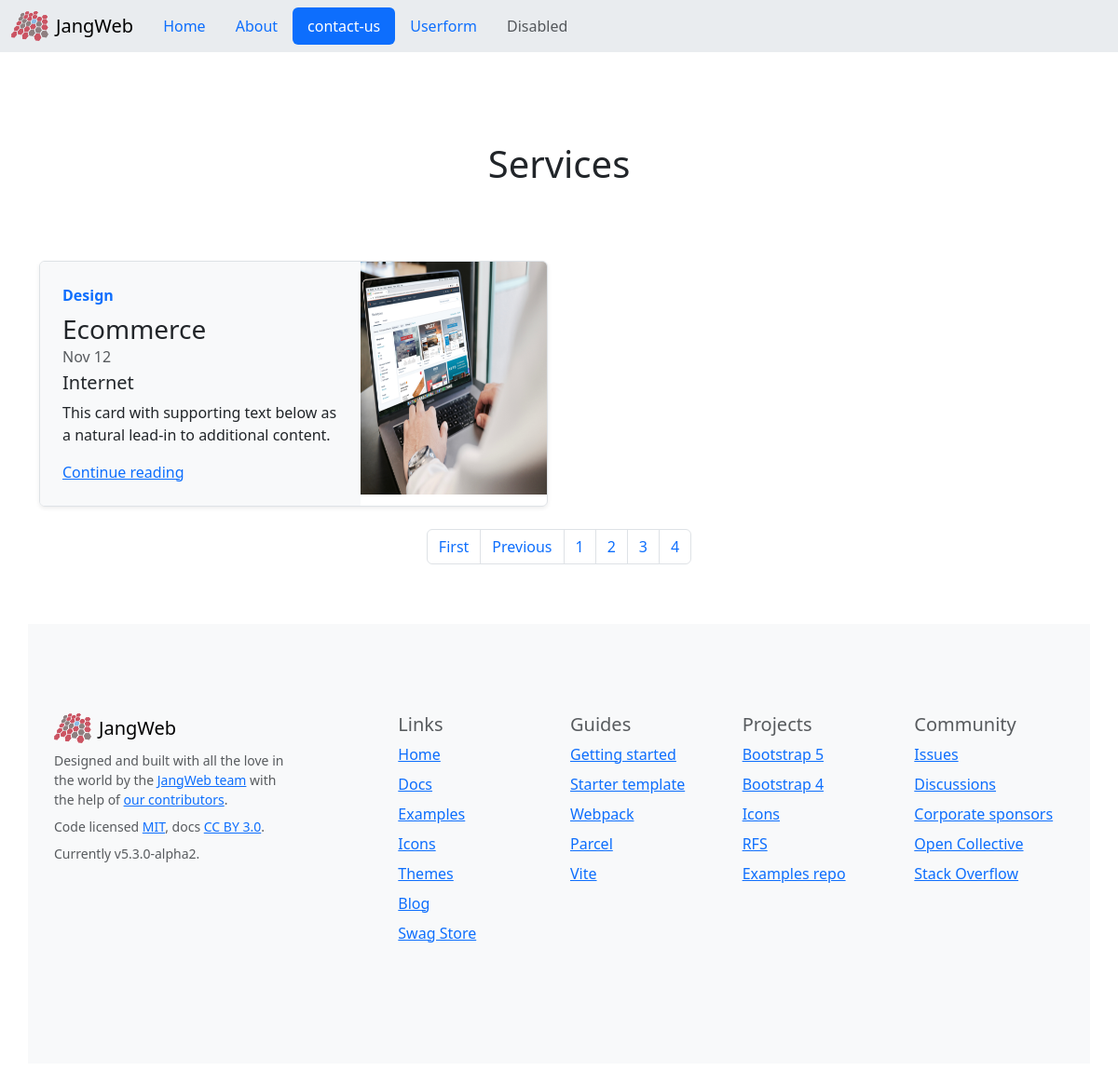
/contact-us/?page=4, run on the app's committed database.
### services/models.py (models this page shows)
class services(models.Model):
    services_pic=models.CharField(max_length=50)
    servicew_title=models.CharField(max_length=50)
    services_des=models.TextField()
    services_links=models.CharField(max_length=100)
    services_mini_title=models.CharField(max_length=50)

### JangWeb/views.py (the view)
# urls.py: path('contact-us/',views.contactUs,name="contact-us"),
def contactUs(request):
    servicesData=services.objects.all()
    pagi=Paginator(servicesData,1)
    page_num=request.GET.get('page')
    final_data=pagi.get_page(page_num)
    last_page=final_data.paginator.num_pages
    data={
        'servicesData':final_data,
        'last_page':last_page,
        'total_page_list':[L+1 for L in range(last_page)],
    }
    return render(request,"contact-us.html",data)

### templates/contact-us.html (shortened to what this page needs)
{% extends 'base.html' %}
{% block content %}
    <div class=container >
      <div class="title text-center py-4 py-md-5 mt-5">
        <h1 class="mb-10">Services</h1>
      </div>
    <div class="row mb-2 mt-4">
      {% for n in servicesData%}
      <div class="col-md-6">
        <div class="row g-0 border rounded overflow-hidden flex-md-row mb-4 shadow-sm h-md-250 position-relative">
          <div class="col p-4 d-flex flex-column position-static bg-light">
            <strong class="d-inline-block mb-2 text-primary">{{n.services_mini_title}}</strong>
            <h3 class="mb-0">{{n.servicew_title}}</h3>
            <div class="mb-1 text-body-secondary">Nov 12</div>
            <p class="card-text mb-auto">{{n.services_des | safe}}</p>
            <a href="#" class="stretched-link">Continue reading</a>
          </div>
          <div class="col-auto d-none d-lg-block">
            <img src="{{n.services_pic}}" class="bd-placeholder-img" width="200" height="250" />
          </div>
        </div>
      </div>
      {% endfor %}
  <nav aria-label="Page navigation example">
    <ul class="pagination justify-content-center">
      {% if servicesData.has_previous %}
      <li class="page-item">
        <a class="page-link" href="/contact-us/?page=1">First</a>
      </li>
      <li class="page-item">
        <a class="page-link" href="/contact-us/?page={{servicesData.previous_page_number}}">Previous</a>
      </li>
      {% endif %}
      {% for L in total_page_list %}
      <li class="page-item"><a class="page-link" href="/contact-us/?page={{L}}">{{L}}</a></li>
      {% endfor %}
    </ul>
  </nav>
{% endblock %}

### data on the page
services: services_mini_title "Design", servicew_title "Ecommerce", services_des "Internet This card with supporting text below as a natural lead-in to additional content.", services_pic (picture)

### other printed values
{{ L }} "1" "2" "3" "4"
